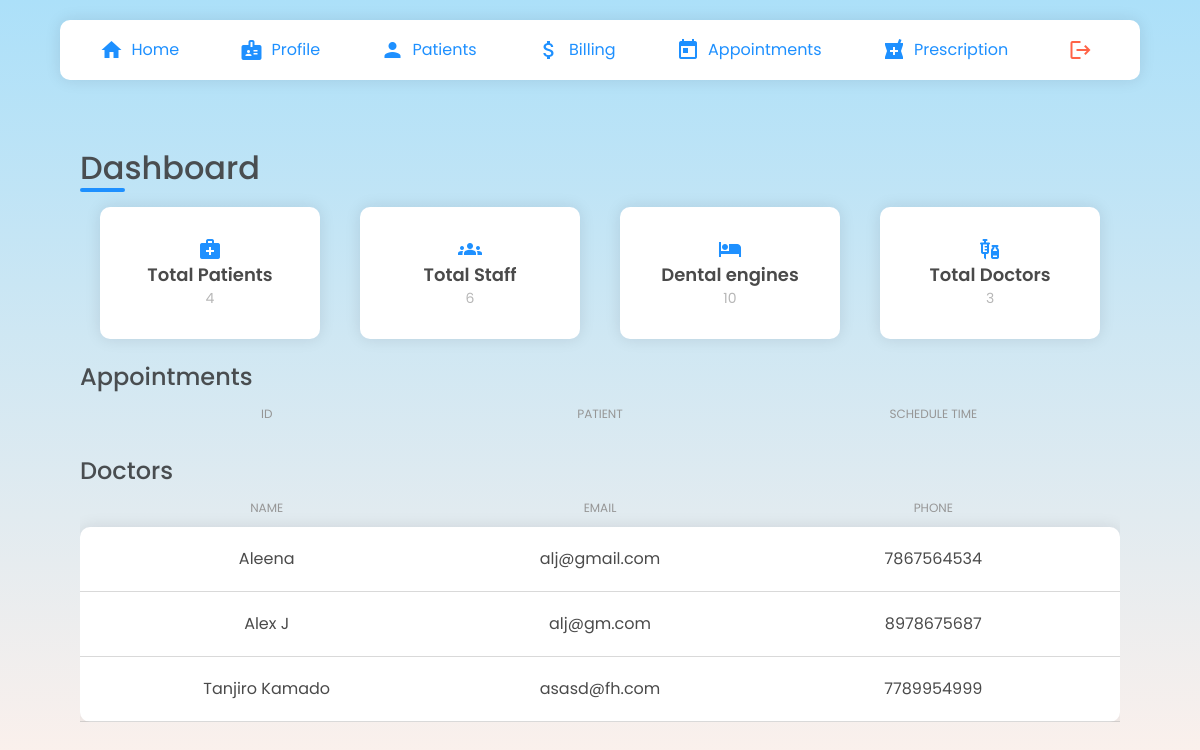
Page /doctors/ (signed in) on the earlier database version.
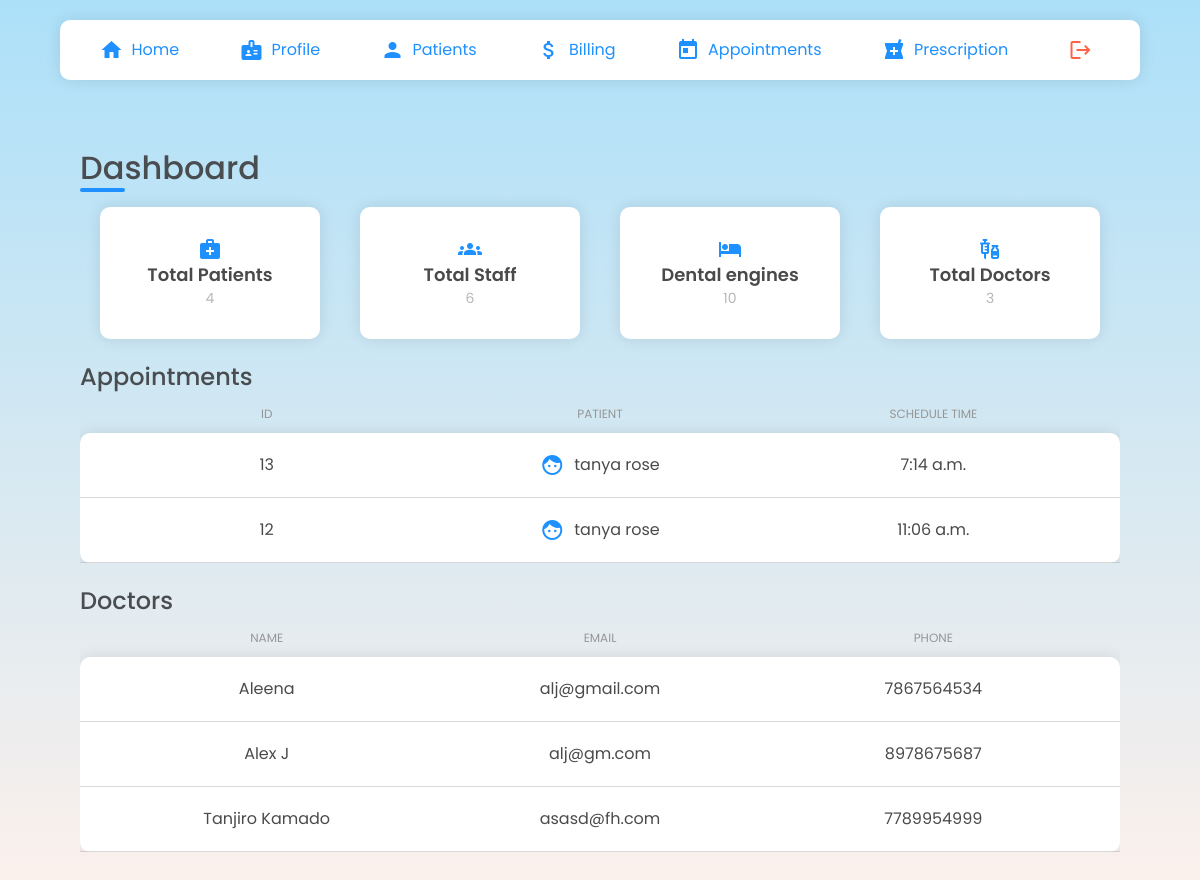
Same page on the later database version.
### doctors/models.py (models this page shows, shortened)
class Doctors(models.Model):
    ROLE = (
			('Doctor', 'Doctor'),
			('Staff', 'Staff'),
			)
    user = models.OneToOneField(User, on_delete= models.CASCADE, primary_key= True)
    dname = models.CharField(max_length=200, null=True)
    phone = models.CharField(max_length=200, null=True)
    email = models.CharField(max_length=200, null=True)
    date_created = models.DateTimeField(auto_now_add=True, null=True)
    gender= models.CharField(max_length=200, null=True)
    role = models.CharField(max_length=200, null=True,choices=ROLE)
    specialisation = models.CharField(max_length=200, null=True)
    address= models.CharField(max_length=200, null=True)

### clinic/models.py (models this page shows, shortened)
class Schedule(models.Model):
    STATUS = ( ('Confirmed','Confirmed'), ('Pending','Pending'))
    scheduleDate = models.DateField(validators =  [MinValueValidator(datetime.date.today), MaxValueValidator(datetime.date.today() + datetime.timedelta(days=14))])
    scheduleTime = models.TimeField(blank=True, null=True, validators=[MinValueValidator(datetime.time(10,0,0)), MaxValueValidator(datetime.time(18,0,0))])
    accepted = models.BooleanField(default=False)
    accepted_date = models.DateField(auto_now_add=False, null=True, blank=True)
    request = models.TextField(blank=True)
    status = models.CharField(null=True, max_length=10, choices=STATUS,blank=True)
    patient =  models.ForeignKey('patients.Patient', null=True, on_delete= models.CASCADE)
    doctor = models.ForeignKey('doctors.Doctors', null=True, on_delete=models.CASCADE)
    date_created= models.DateTimeField(auto_now_add=True, null=True)
    class Meta:
        ordering = ["-date_created"]

### patients/models.py (models this page shows, shortened)
class Patient(models.Model):
    user = models.OneToOneField(User, on_delete= models.CASCADE, primary_key= True)
    pname=models.CharField(max_length=200, null=True)
    age=models.CharField(max_length=4, null=True)
    gender= models.CharField(max_length=6, null=True)
    email=models.CharField(max_length=200, null=True)
    address= models.CharField(max_length=500, null=True)
    phone_regex = RegexValidator( regex = r'^\+?1?\d{9,10}$', message ="Phone number must be entered in the format +919999999999. Up to 10 digits allowed.")
    phone = models.CharField('Phone',validators =[phone_regex], max_length=10, unique = True,null=True)
    date_created= models.DateTimeField(auto_now_add=True, null=True)

### doctors/views.py (the view)
# urls.py: 2. Add a URL to urlpatterns:  path('', views.home, name='home')
@login_required
def home(request):
    s=Schedule.objects.all()
    doc = Doctors.objects.all()
    p =Patient.objects.all()
    p_cnt = p.count()
    d_cnt = doc.count()
    d = Doctors.objects.get(pk=request.user)
    return render(request, 'doctors/home.html',{'s':s, 'doc': doc,'d':d,'p_cnt':p_cnt,'d_cnt':d_cnt})

### doctors/templates/doctors/home.html (shortened to what this page needs)
{% extends "doctors/navbar.html" %}{% load static %} {% block head%}
<link
  rel="stylesheet"
  type="text/css"
  href="{% static 'css/components.css' %}"
/>
{% endblock %} {% block content %}
<div class="doctorHomeMain">
  <div class="dashboardContainer">
    <div class="dashboardLeft">
      <div class="dashboard">
        <h1 class="dash dashFrist">
          <div class="dashboard-under"></div>
          Dashboard
        </h1>
        <div class="dashboardCard">
          <div class="dashCardItem">
            <i class="material-icons">medical_services</i>
            <h3>Total Patients</h3>
            <small>{{p_cnt}}</small>
          </div>
          <div class="dashCardItem">
            <i class="material-icons">groups</i>
            <h3>Total Staff</h3>
            <small>6</small>
          </div>
          <div class="dashCardItem">
            <i class="material-icons">hotel</i>
            <h3>Dental engines</h3>
            <small>10</small>
          </div>
          <div class="dashCardItem">
            <i class="material-icons">vaccines</i>
            <h3>Total Doctors</h3>
            <small>{{d_cnt}}</small>
          </div>
        </div>
      </div>
      <div class="adcTableContainer">
        <div class="adcTable">
          <h1 class="dash">Appointments</h1>
          <div class="adcRow adcHead">
            <div class="adcCell">ID</div>
            <div class="adcCell">Patient</div>
            <div class="adcCell">schedule Time</div>
          </div>
          <div class="adcRowBody">
            {% for sch in s %} {% if d.dname == sch.doctor.dname %}
            <div class="adcRow">
              <div class="adcCell">{{sch.id}}</div>
              <div class="adcCell">
                <i class="material-icons dodgerblue">face</i
                >{{sch.patient.pname}}
              </div>
              <div class="adcCell">{{sch.scheduleTime}}</div>
            </div>
            {% endif %} {% endfor %}
          </div>
        </div>
      </div>
      <div class="adcTableContainer">
        <div class="adcTable">
          <h1 class="dash">Doctors</h1>
          <div class="adcRow adcHead">
            <div class="adcCell">NAME</div>
            <div class="adcCell">EMAIL</div>
            <div class="adcCell">PHONE</div>
          </div>
          <div class="adcRowBody">
            {% for doctor in doc %}
            <div class="adcRow">
              <div class="adcCell">{{doctor.dname}}</div>
              <div class="adcCell">{{doctor.email}}</div>
              <div class="adcCell">{{doctor.phone}}</div>
            </div>
            {% endfor %}
          </div>
        </div>
      </div>
    </div>
  </div>
</div>
{% endblock %}

Differences in the rows shown:
added Schedule: id "13", patient.pname "tanya rose", scheduleTime "7:14 a.m."
added Schedule: id "12", patient.pname "tanya rose", scheduleTime "11:06 a.m."
